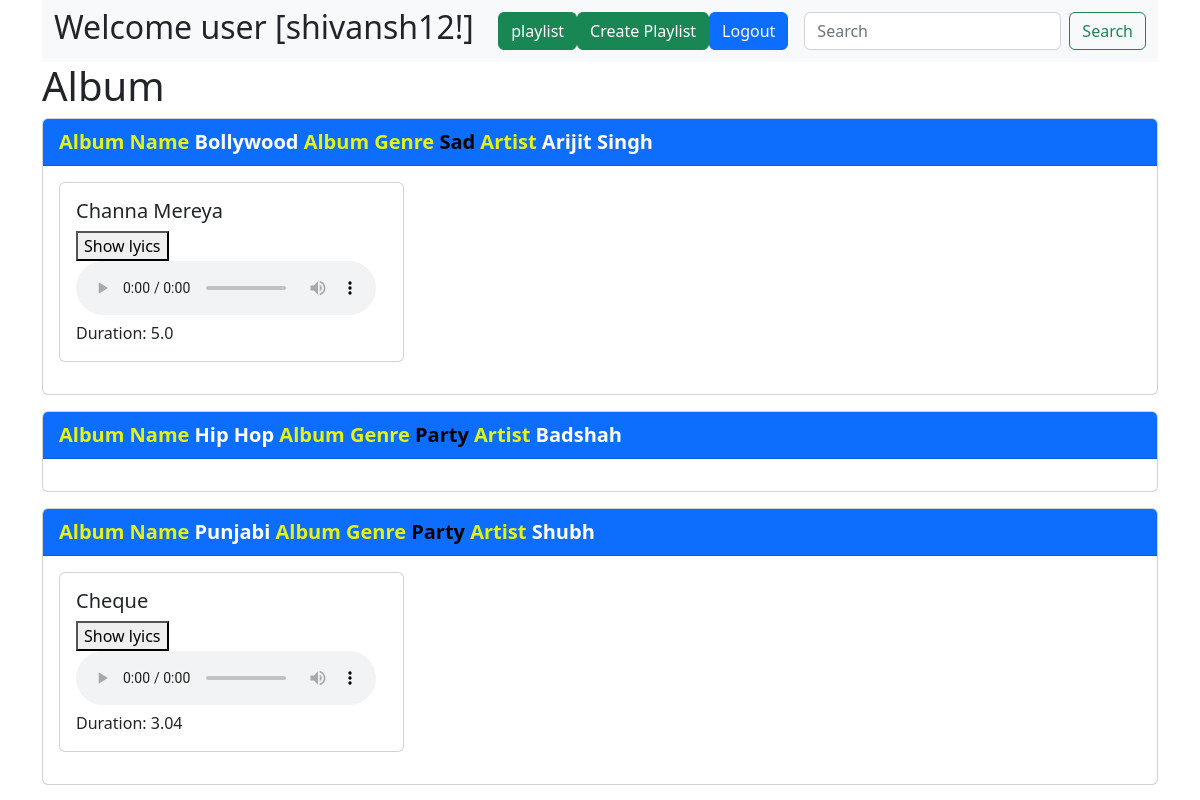
Screenshot of /market (signed in) with the database file from the repository.
### application/models.py (models this page shows, shortened)
class Album(db.Model):
    id = db.Column(db.Integer, primary_key=True)
    name = db.Column(db.String, nullable=False, unique=True)
    maker = db.Column(db.Integer, db.ForeignKey("manager.id"))
    genre = db.Column(db.String, nullable=False)
    artist = db.Column(db.String, nullable=False)
    song = db.relationship("Song", backref="album", lazy=True)

class Song(db.Model):
    id = db.Column(db.Integer, primary_key=True)
    name = db.Column(db.String(100), nullable=False)
    lyrics = db.Column(db.String(20), nullable=False)
    duration = db.Column(db.Float, nullable=False)
    audio = db.Column(db.String(255))
    date_created = db.Column(db.DateTime, default=datetime.utcnow)
    parent = db.Column(db.Integer, db.ForeignKey("album.id"))
    playlists = db.relationship(
        "Playlist", secondary=playlist_song_association, back_populates="songs"
    )

### application/controllers.py (the view)
@app.route("/market")
def market():
    albums = Album.query.all()
    song = Song.query.all()
    return render_template(
        "userdashboard.html",
        albums=albums,
        song=song,
        user=session["user"],
    )

### templates/userdashboard.html (shortened to what this page needs)
<!DOCTYPE html>
<html lang="en">
<head>
    <link href="https://cdn.jsdelivr.net/npm/bootstrap@5.2.3/dist/css/bootstrap.min.css" rel="stylesheet">
</head>
<body>
    <div class="container">
        <nav class="navbar navbar-expand-lg navbar-light bg-light">
    <div class="container-fluid">
        <h2>Welcome user [{{ user }}!]</h2>
        <div class="collapse navbar-collapse" id="navbarSupportedContent">
            <ul class="navbar-nav ml-auto mb-2 mb-lg-0">
                <li class="nav-item">
                    <a class="btn btn-success"  href="{{ url_for('playlist') }}">playlist</a>
                </li >
                <li class="nav-item">
                    <form method="POST" action="{{ url_for('create_playlist') }}">
                        <button class="btn btn-success" type="submit">Create Playlist</button>
                    </form>
                </li>
                <li class="nav-item">
                    <a class="btn btn-primary" href="/logout">Logout</a>
                </li>
                <li class="ms-3">
                    <form class="d-flex" role="search" method="POST" id="search-form">
                        <input class="form-control me-2" type="search" name="search" placeholder="Search" aria-label="Search">
                        <button class="btn btn-outline-success" type="submit">Search</button>
                    </form>
                </li>
            </ul>
        </div>
    </div>
</nav>
    </div>
    <div class="container">
        <h1>Album</h1>
        {% for album in albums %}
        <div class="card mb-3">
            <div class="card-header bg-primary text-white">
                <span style="color: rgb(228, 243, 17); margin-bottom: 0; font-size: 20px; font-weight: 700;">
                    Album Name <span style="color: white;">{{ album.name }}</span>
                </span>
                <span style="margin-bottom: 0; color: rgb(228, 243, 17); font-size: 20px; font-weight: 700;">
                    Album Genre <span style="color: black;">{{ album.genre }}</span>
                </span>
                <span style="margin-bottom: 0; color: rgb(228, 243, 17); font-size: 20px; font-weight: 700;">
                    Artist <span style="color: white;">{{ album.artist }}</span>
                </span>
            </div>
            <div class="card-body">
                <div class="row">
                    {% for song in album.song %}
                    <div class="col-md-4 mb-3">
                        <div class="card h-100">
                            <div class="card-body">
                                <h5 class="card-title">{{ song.name }}</h5>
                                <button id ="x" onclick="showLyrics('{{ song.lyrics }}')">Show lyics </button>
                               <audio controls>
                                    <source src="{{ url_for('static', filename=song.audio) }}" type="audio/mp3">
                                </audio>
                                <p class="card-text">Duration: {{ song.duration }}</p>
                            </div>
                        </div>
                    </div>
                    {% endfor %}
                </div>
            </div>
        </div>
        {% endfor %}
</body>
</html>

### rows the page displays
Album: name "Bollywood", genre "Sad", artist "Arijit Singh"
Song: name "Channa Mereya", duration "5.0"
Album: name "Hip Hop", genre "Party", artist "Badshah"
Album: name "Punjabi", genre "Party", artist "Shubh"
Song: name "Cheque", duration "3.04"

### other values shown
{{ user }} "shivansh12"
